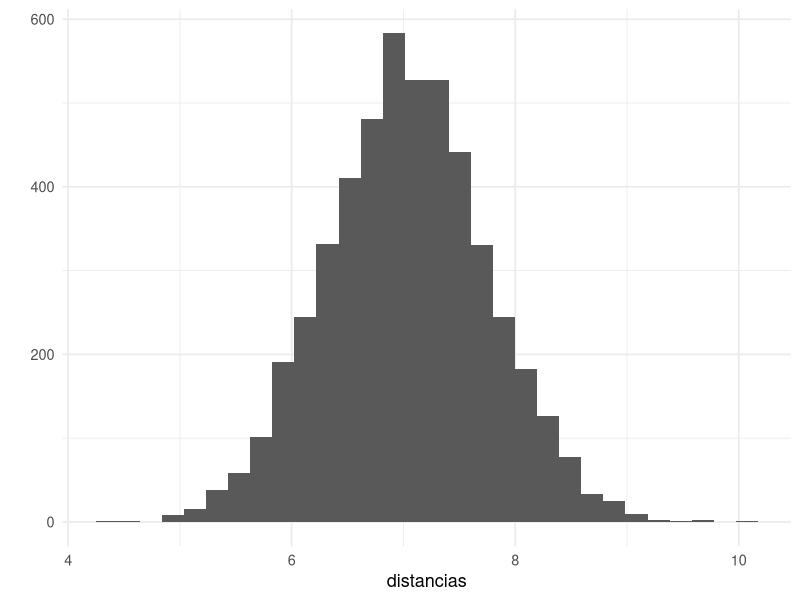

Write R code to recreate this figure. (Note: this script raises an error after producing the figure.)
## ---- chunk 1
ggplot2::theme_set(ggplot2::theme_minimal(base_size = 13))
cbb_palette <- c("#000000", "#E69F00", "#56B4E9", "#009E73", "#F0E442", "#0072B2", "#D55E00", "#CC79A7")
scale_colour_discrete <- function(...) {
  ggplot2::scale_colour_manual(..., values = cbb_palette)
}
## ---- chunk 2
library(tidyverse)
centro <- rep(0, 50)
puntos <- MASS::mvrnorm(n = 5000, mu = centro, Sigma = diag(rep(1, 50)))
distancias <- map_dbl(1:nrow(puntos), ~ sqrt(sum((centro - puntos[.x, ])^2)))
qplot(distancias, bins = 30) 
## ---- chunk 3
dist_pares <- dist(puntos) |> as.numeric()
qplot(dist_pares, bins = 30)
## ---- chunk 4
library(tidyverse)
library(patchwork)
library(glue)
set.seed(10012)
x <- rnorm(100, c( -1,1), c(0.2,0.2))
datos <- tibble(id = 1:100, variable = "x", x = x) |> 
  mutate(grupo = id %% 2)
ggplot(datos, aes(x = x, fill = factor(grupo))) + 
  geom_histogram(bins = 30)
## ---- chunk 5
distancias_pares <- datos |> select(-id, -grupo) |> dist() |> as.numeric()
g_1 <- qplot(distancias_pares, bins = 30)
## ---- chunk 6
datos_aleatorios <- map_df(1:50, function(i){
  datos |> select(id, grupo) |> 
    mutate(variable = glue("x_{i}"), x = rnorm(100, 0, 1))
})
datos_1 <- bind_rows(datos, datos_aleatorios) |> 
  pivot_wider(names_from = variable, values_from = x)
## ---- chunk 7
distancias_pares_2 <- datos_1 |> select(-id, -grupo) |> dist() |> as.numeric()
g_2 <- qplot(distancias_pares_2, bins = 30)
g_1 + g_2
## ---- chunk 8
grupos_km <- kmeans(datos_1 |> select(contains("x")), centers = 2) |> 
  pluck("cluster")
table(grupos_km, datos_1$grupo)
